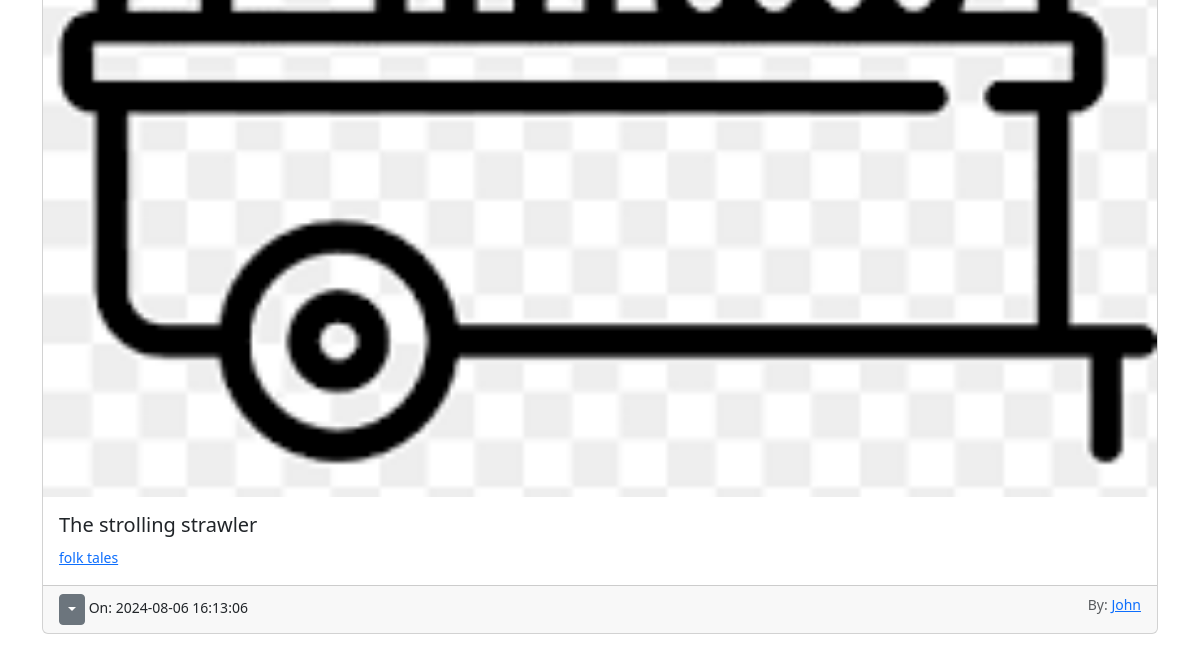
The page /home (signed in, lower part) on the database as committed earlier.
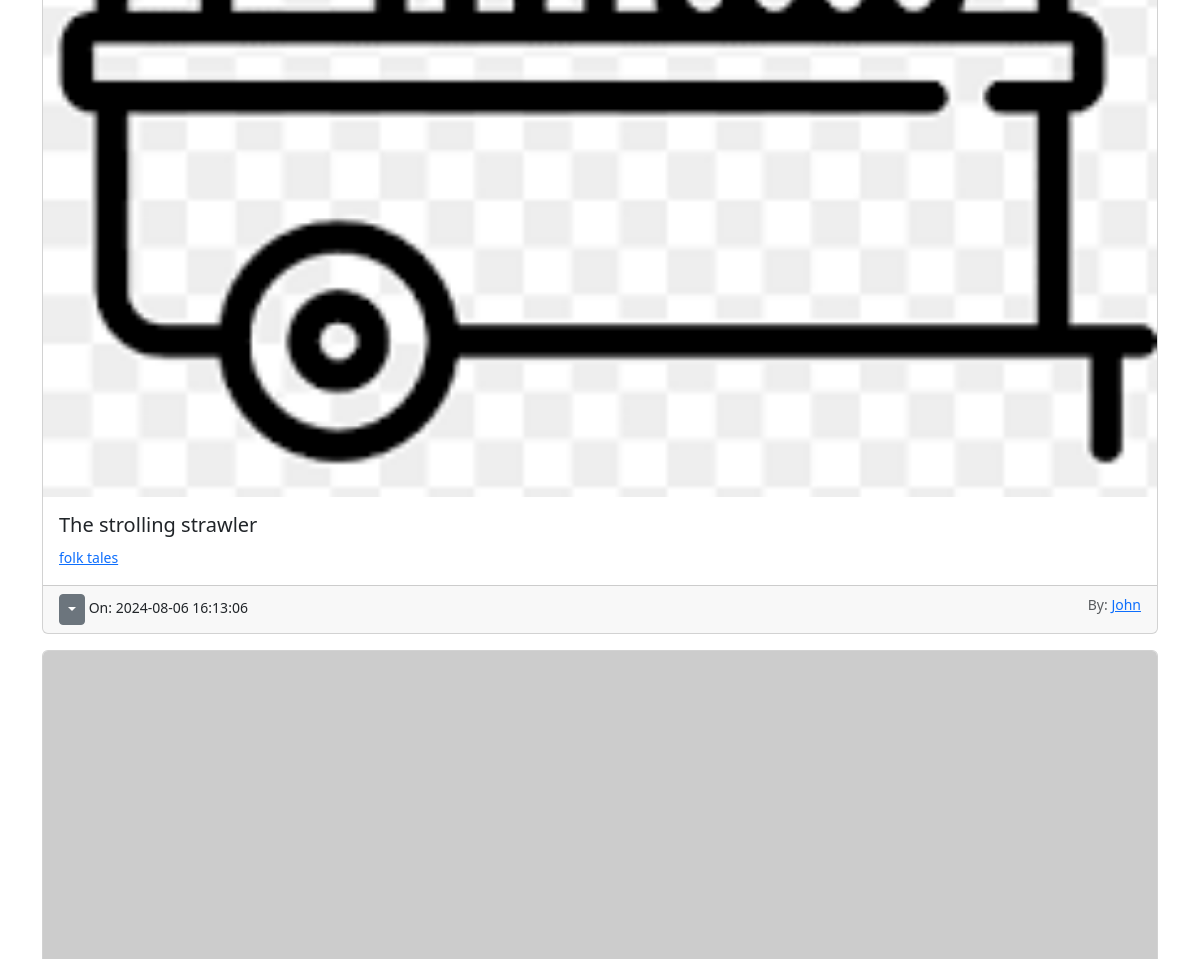
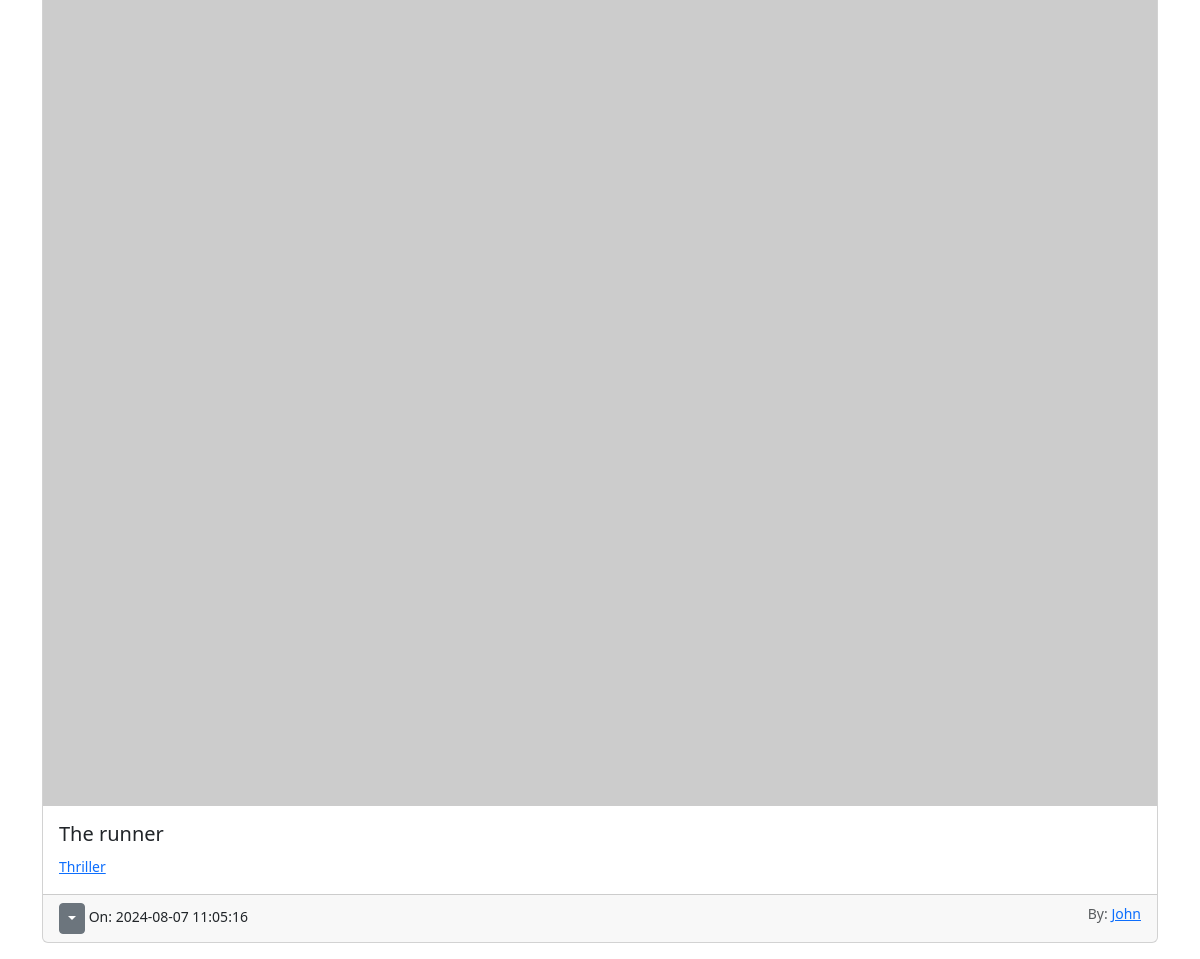
The same page on the database as committed later (2 pictures, top to bottom).
### myApp/models.py (models this page shows)
class Stories(db.Model):
    id = db.Column(db.Integer, primary_key=True)
    title = db.Column(db.String(240))
    image = db.Column(db.String(240))
    category = db.Column(db.String(240))
    content = db.Column(db.Text)
    date_created = db.Column(db.DateTime(timezone=True), default=func.now())
    author = db.Column(db.Integer, db.ForeignKey('user.id', ondelete='CASCADE'), nullable=False)

class User(db.Model, UserMixin):
    id = db.Column(db.Integer, primary_key=True)
    email = db.Column(db.String(240), unique=True)
    username = db.Column(db.String(240), unique=True)
    password = db.Column(db.String(240))
    date_created = db.Column(db.DateTime(timezone=True), default=func.now())
    stories = db.relationship('Stories', backref='user', passive_deletes=True)

### myApp/views.py (the view)
@views.route("/")
@views.route("/home")
@login_required
def home():
    my_stories_data = Stories.query.all()
    return render_template("home.html", title="HOME", stories_data=my_stories_data)

### myApp/templates/home.html (shortened to what this page needs)
{% extends "base.html" %}
{% block content %}
{% for storie in stories_data %}
<div class="card mb-3">
    {%if storie.image == ''%}
    <img src="https://via.placeholder.com/20" class="card-img-top" alt="...">
    {%else%}
    <img src="{{storie.image}}" class="card-img-top" alt='{{storie.title}}'>
    {%endif%}
    <div class="card-body">
        <h5 class="card-title">{{storie.title}}</h5>
        <p class="card-text"><small class="text-muted"><a href="/storie/{{storie.category}}">{{storie.category}}</a></small></p>
    </div>
    <div class="card-footer">
        <small class="text-muted
        ">
        {% if storie.author == current_user.id %}
        <div class="btn-group">
            <button
            type="button"
            data-bs-toggle="dropdown"
            class="btn btn-sm btn-secondary dropdown-toggle"
            ></button>
        </div>
        {% endif %}
        </small>
        <small class="text-muted float-end">By: <a href="/stories/{{storie.username}}">{{storie.user.username}}</a></small>
        <small>On: {{storie.date_created}}</small>
        </div>
</div>
{%endfor%}
{% endblock %}

### myApp/templates/base.html (shortened to what this page needs)
<!doctype html>
<html lang="en">
<head>
    <link href="https://cdn.jsdelivr.net/npm/bootstrap@5.3.3/dist/css/bootstrap.min.css"
          rel="stylesheet"
>
</head>
<body>
    <div class="container">
        {% block content %}{% endblock %}
    </div>
</body>
</html>

Rows that differ between the two databases and show on the page:
added Stories: title "The runner", category "Thriller", user.username "John", date_created "2024-08-07 11:05:16"
